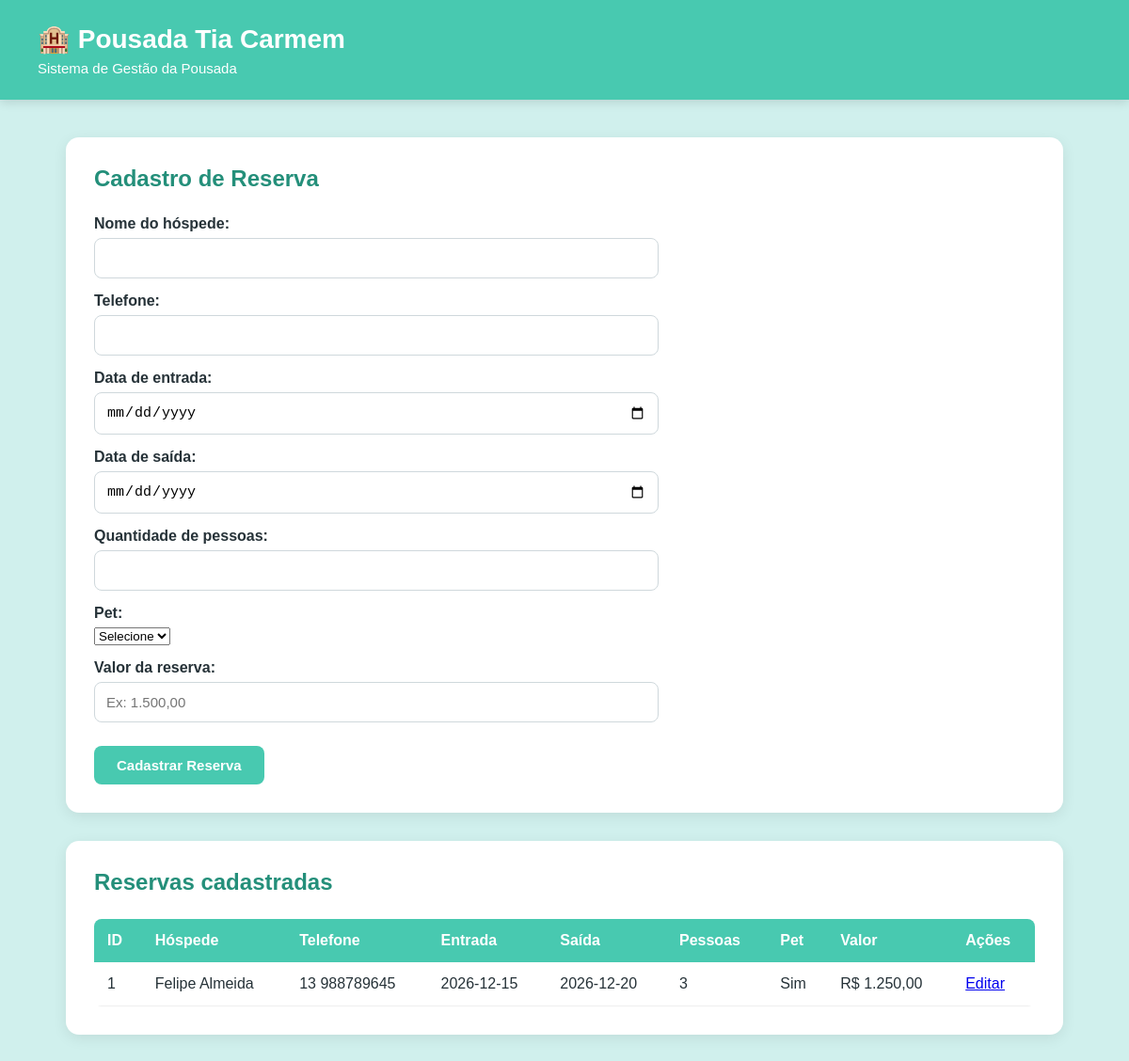
Before: / with the older database file.
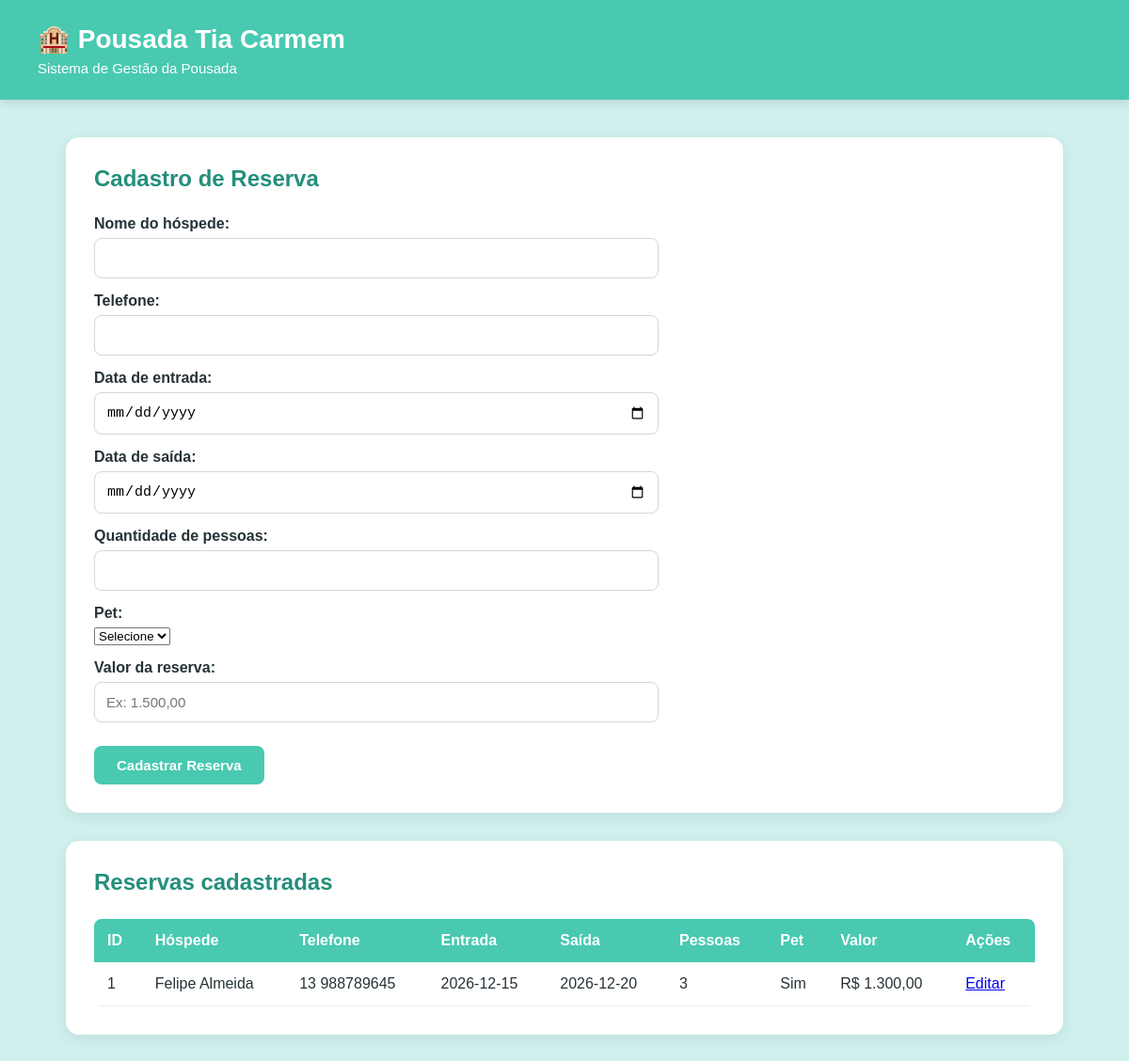
After: the same page with the newer database file.
### tables this page shows
CREATE TABLE reservas (
    id INTEGER PRIMARY KEY AUTOINCREMENT,
    nome_hospede TEXT NOT NULL,
    telefone TEXT NOT NULL,
    data_entrada TEXT NOT NULL,
    data_saida TEXT NOT NULL,
    pessoas INTEGER NOT NULL,
    pet TEXT NOT NULL,
    valor REAL NOT NULL
);

### app.py (the view, shortened to what this page needs)
@app.route("/", methods=["GET", "POST"])
def inicio():
    reservas = buscar_reservas()
    return render_template("index.html", reservas=reservas)

### app.py (called while the page is built)
def buscar_reservas():
    conexao = sqlite3.connect("pousada.db")
    reservas = conexao.execute(
        "SELECT id, nome_hospede, telefone, data_entrada, data_saida, pessoas, pet, valor FROM reservas"
    ).fetchall()
    conexao.close()
    return reservas

### templates/index.html (shortened to what this page needs)
<!DOCTYPE html>
<html lang="pt-BR">
<head>
    <link rel="stylesheet" href="{{ url_for('static', filename='style.css') }}">
</head>
<body>
    <header class="cabecalho">
        <div>
            <h1>🏨 Pousada Tia Carmem</h1>
            <p>Sistema de Gestão da Pousada</p>
        </div>
    </header>
    <main class="container">
        <section class="card">
            <h2>Cadastro de Reserva</h2>
            <form method="POST">
                <label>Nome do hóspede:</label>
                <input type="text" name="nome_hospede" required>
                <label>Telefone:</label>
                <input type="text" name="telefone" required>
                <label>Data de entrada:</label>
                <input type="date" name="data_entrada" required>
                <label>Data de saída:</label>
                <input type="date" name="data_saida" required>
                <label>Quantidade de pessoas:</label>
                <input type="number" name="pessoas" min="1" required>
                <label>Pet:</label>
                <select name="pet" required>
                    <option value="">Selecione</option>
                </select>
                <label>Valor da reserva:</label>
                <input type="text" name="valor" placeholder="Ex: 1.500,00" required>
                <button type="submit">Cadastrar Reserva</button>
            </form>
        </section>
        <section class="card">
            <h2>Reservas cadastradas</h2>
            <table>
                <thead>
                    <tr>
                        <th>ID</th>
                        <th>Hóspede</th>
                        <th>Telefone</th>
                        <th>Entrada</th>
                        <th>Saída</th>
                        <th>Pessoas</th>
                        <th>Pet</th>
                        <th>Valor</th>
                        <th>Ações</th>
                    </tr>
                </thead>
                <tbody>
                    {% for reserva in reservas %}
                    <tr>
                        <td>{{ reserva[0] }}</td>
                        <td>{{ reserva[1] }}</td>
                        <td>{{ reserva[2] }}</td>
                        <td>{{ reserva[3] }}</td>
                        <td>{{ reserva[4] }}</td>
                        <td>{{ reserva[5] }}</td>
                        <td>{{ reserva[6] }}</td>
                        <td>R$ {{ "{:,.2f}".format(reserva[7]).replace(",", "X").replace(".", ",").replace("X", ".") }}</td>
                        <td>
                            <a href="/editar/{{ reserva[0] }}">Editar</a>
                        </td>
                    </tr>
                    {% endfor %}
                </tbody>
            </table>
        </section>
    </main>
</body>
</html>

### static/style.css (style rules this page uses)
* { box-sizing: border-box; }
body { font-family: Arial, sans-serif; background-color: #d0f0ed; margin: 0; padding: 0; color: #263238; }
.cabecalho { background-color: #48c9b0; color: white; padding: 25px 40px; box-shadow: 0 3px 10px rgba(0, 0, 0, 0.12); }
.cabecalho h1 { margin: 0; font-size: 28px; }
.cabecalho p { margin: 6px 0 0; font-size: 15px; }
.container { max-width: 1100px; margin: 40px auto; padding: 0 20px; }
.card { background-color: white; padding: 30px; margin-bottom: 30px; border-radius: 14px; box-shadow: 0 4px 15px rgba(0, 0, 0, 0.08); }
.card h2 { margin-top: 0; margin-bottom: 25px; color: #248f7a; }
form { max-width: 600px; }
label { display: block; margin-top: 15px; margin-bottom: 6px; font-weight: bold; }
input { width: 100%; padding: 12px; border: 1px solid #cfd8dc; border-radius: 8px; font-size: 15px; }
button { margin-top: 25px; padding: 12px 24px; background-color: #48c9b0; color: white; border: none; border-radius: 8px; font-size: 15px; font-weight: bold; cursor: pointer; }
table { width: 100%; border-collapse: collapse; overflow: hidden; border-radius: 8px; }
th { background-color: #48c9b0; color: white; padding: 14px; text-align: left; }
td { padding: 14px; border-bottom: 1px solid #eeeeee; }

Changed rows visible on the page:
changed reservas "Felipe Almeida": valor "1.250,00" → "1.300,00"
